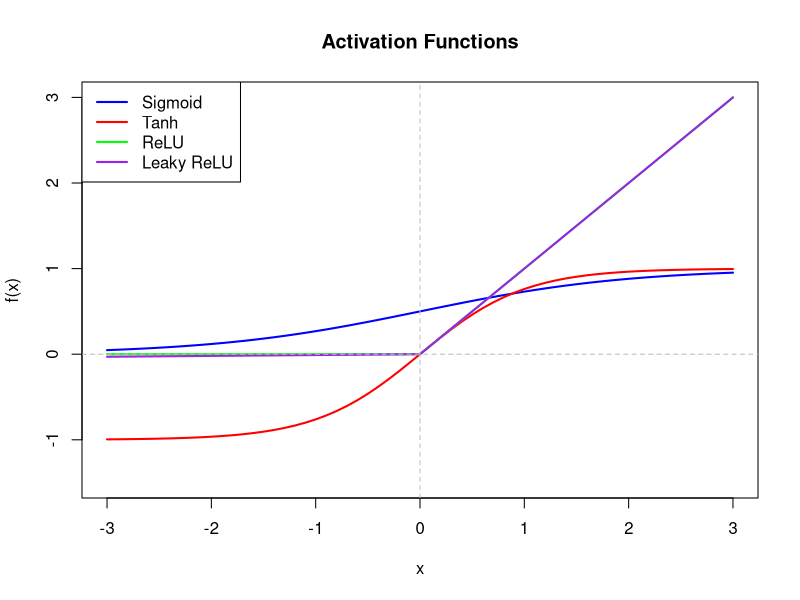
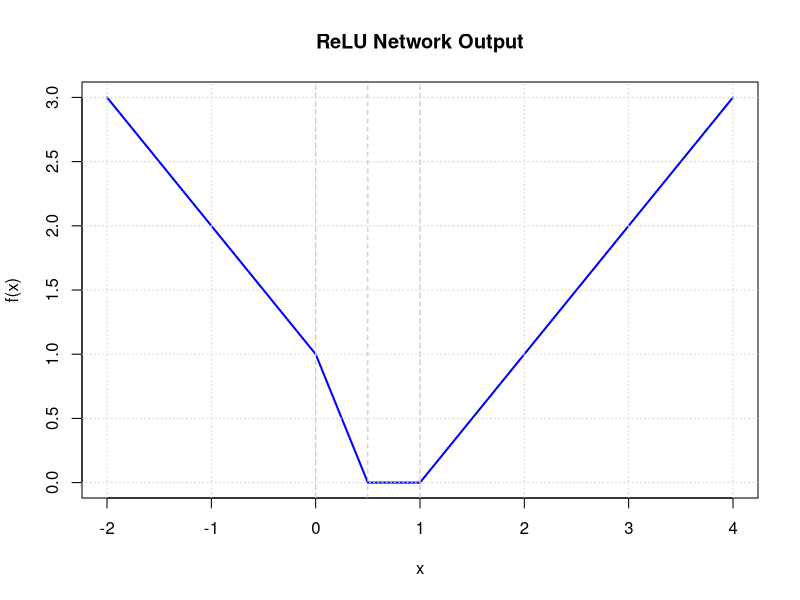
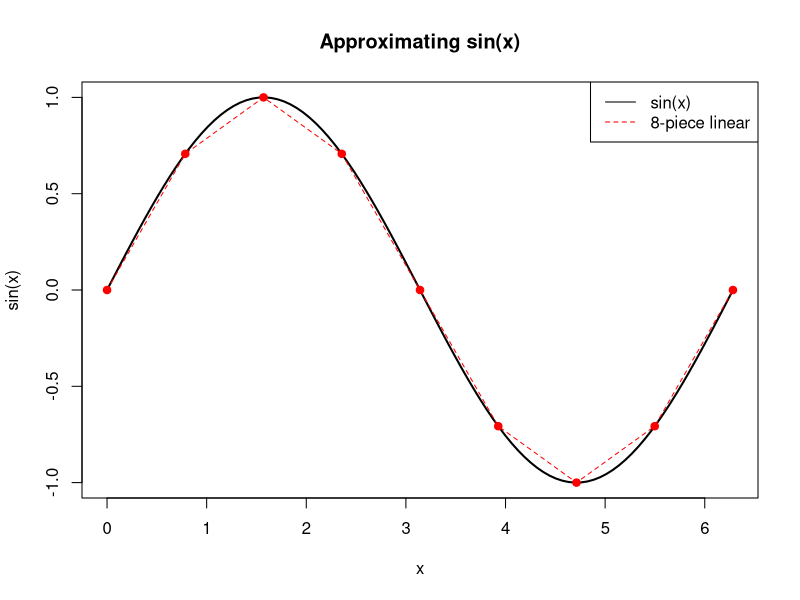
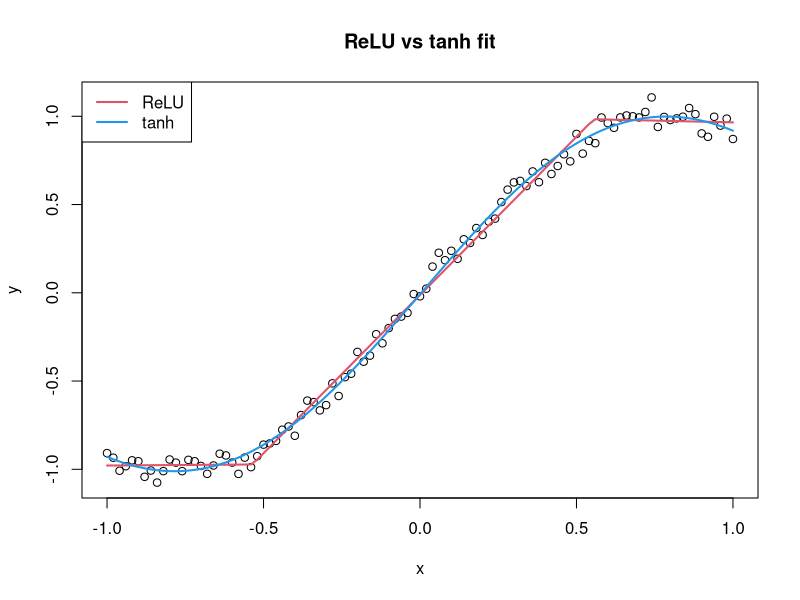

Write R code to recreate these figures, in order.
## ---- chunk 1
# Input
x <- c(1, 2)

# Hidden layer weights and biases
W1 <- matrix(c(0.5, -0.3, 0.2, 0.4), nrow = 2, byrow = TRUE)
b1 <- c(0.1, -0.1)

# Output layer weights and bias
W2 <- c(0.6, 0.8)
b2 <- 0.5

# a) Pre-activations
z1 <- W1 %*% x + b1
cat("z^(1) = W1 * x + b1:\n")
print(as.vector(z1))

# b) ReLU activation
relu <- function(x) pmax(0, x)
a1 <- relu(z1)
cat("\na^(1) = ReLU(z^(1)):\n")
print(as.vector(a1))

# c) Output
sigmoid <- function(x) 1 / (1 + exp(-x))
z2 <- sum(W2 * a1) + b2
y_hat <- sigmoid(z2)
cat("\nz^(2) =", round(z2, 4), "\n")
cat("y_hat = sigma(z^(2)) =", round(y_hat, 4), "\n")

# d) Binary cross-entropy loss
y <- 1
loss <- -y * log(y_hat) - (1 - y) * log(1 - y_hat)
cat("\nBinary cross-entropy loss:", round(loss, 4), "\n")
## ---- chunk 2
x <- seq(-3, 3, by = 0.1)

sigmoid <- function(x) 1 / (1 + exp(-x))
relu <- function(x) pmax(0, x)
leaky_relu <- function(x) ifelse(x > 0, x, 0.01 * x)

plot(x, sigmoid(x), type = "l", col = "blue", lwd = 2, ylim = c(-1.5, 3),
     xlab = "x", ylab = "f(x)", main = "Activation Functions")
lines(x, tanh(x), col = "red", lwd = 2)
lines(x, relu(x), col = "green", lwd = 2)
lines(x, leaky_relu(x), col = "purple", lwd = 2)
abline(h = 0, v = 0, lty = 2, col = "gray")
legend("topleft", c("Sigmoid", "Tanh", "ReLU", "Leaky ReLU"),
       col = c("blue", "red", "green", "purple"), lwd = 2)
## ---- chunk 3
# Breakpoints: x = 0, 0.5, 1
cat("Unit 1 active for x < 1\n")
cat("Unit 2 active for x > 0.5\n")
cat("Unit 3 active for x > 0\n")
cat("\nBreakpoints at x = 0, 0.5, 1\n")
## ---- chunk 4
# Define the network
f_nn <- function(x) {
  z1 <- c(-x + 1, 2*x - 1, 0.5*x)
  a1 <- pmax(0, z1)
  return(sum(c(1, 1, -2) * a1))
}

# Check regions:
# x < 0: units 1 active only
# 0 <= x < 0.5: units 1, 3 active  
# 0.5 <= x < 1: all active
# x >= 1: units 2, 3 active

cat("For x < 0:      f(x) = 1*(-x+1) = -x + 1\n")
cat("For 0 <= x < 0.5: f(x) = 1*(-x+1) + (-2)*(0.5x) = -2x + 1\n")
cat("For 0.5 <= x < 1: f(x) = 1*(-x+1) + 1*(2x-1) + (-2)*(0.5x) = 0\n")
cat("For x >= 1:     f(x) = 1*(2x-1) + (-2)*(0.5x) = x - 1\n")
## ---- chunk 5
x <- seq(-2, 4, by = 0.01)
y <- sapply(x, f_nn)

plot(x, y, type = "l", lwd = 2, col = "blue",
     xlab = "x", ylab = "f(x)", main = "ReLU Network Output")
abline(v = c(0, 0.5, 1), lty = 2, col = "gray")
grid()
## ---- chunk 6
# ReLU creates piecewise linear approximations
# Need enough pieces to follow the sine curve
# sin(x) on [0, 2pi] has 1 full cycle

# Rough estimate: want error < 0.01
# Must approximate the curvature with linear segments
# About 10-20 ReLU units for reasonable accuracy

# Sigmoid is smoother, might need fewer units
# But optimization is harder

x <- seq(0, 2*pi, length = 100)
plot(x, sin(x), type = "l", lwd = 2, main = "Approximating sin(x)")

# Example: 8-piece linear approximation
breakpoints <- seq(0, 2*pi, length = 9)
lines(breakpoints, sin(breakpoints), col = "red", lwd = 1, lty = 2)
points(breakpoints, sin(breakpoints), col = "red", pch = 19)
legend("topright", c("sin(x)", "8-piece linear"), col = c("black", "red"), lty = c(1, 2))
## ---- chunk 7
set.seed(10)
relu <- function(x) max(0, x)
nn <- function(W, f = relu) {
  b0 <- W[1]; w0 <- W[2:4]; b1 <- W[5]; w1 <- W[6:8]
  z0 <- apply(b0 + outer(x, w0, "*"), 1:2, f)
  yhat <- b1 + z0 %*% w1
  return(list(yhat = yhat[, 1], z0 = z0))
}
x <- seq(-1, 1, 0.02)
y <- sin(2 * x) + rnorm(length(x), 0, 0.05)

params <- c(0, rnorm(3), 0, rnorm(3))
loss <- function(W) sum((nn(W, f = relu)$yhat - y)^2)
res_relu <- optim(params, loss, method = "BFGS", control = list(maxit = 1000))

params <- c(0, rnorm(3), 0, rnorm(3))
loss <- function(W) sum((nn(W, f = tanh)$yhat - y)^2)
res_tanh <- optim(params, loss, method = "BFGS", control = list(maxit = 1000))

c(relu = res_relu$value, tanh = res_tanh$value)
## ---- chunk 8
o_relu <- nn(res_relu$par, f = relu)
o_tanh <- nn(res_tanh$par, f = tanh)
plot(x, y, main = "ReLU vs tanh fit")
lines(x, o_relu$yhat, lwd = 2, col = 2)
lines(x, o_tanh$yhat, lwd = 2, col = 4)
legend("topleft", c("ReLU", "tanh"), col = c(2, 4), lwd = 2)
